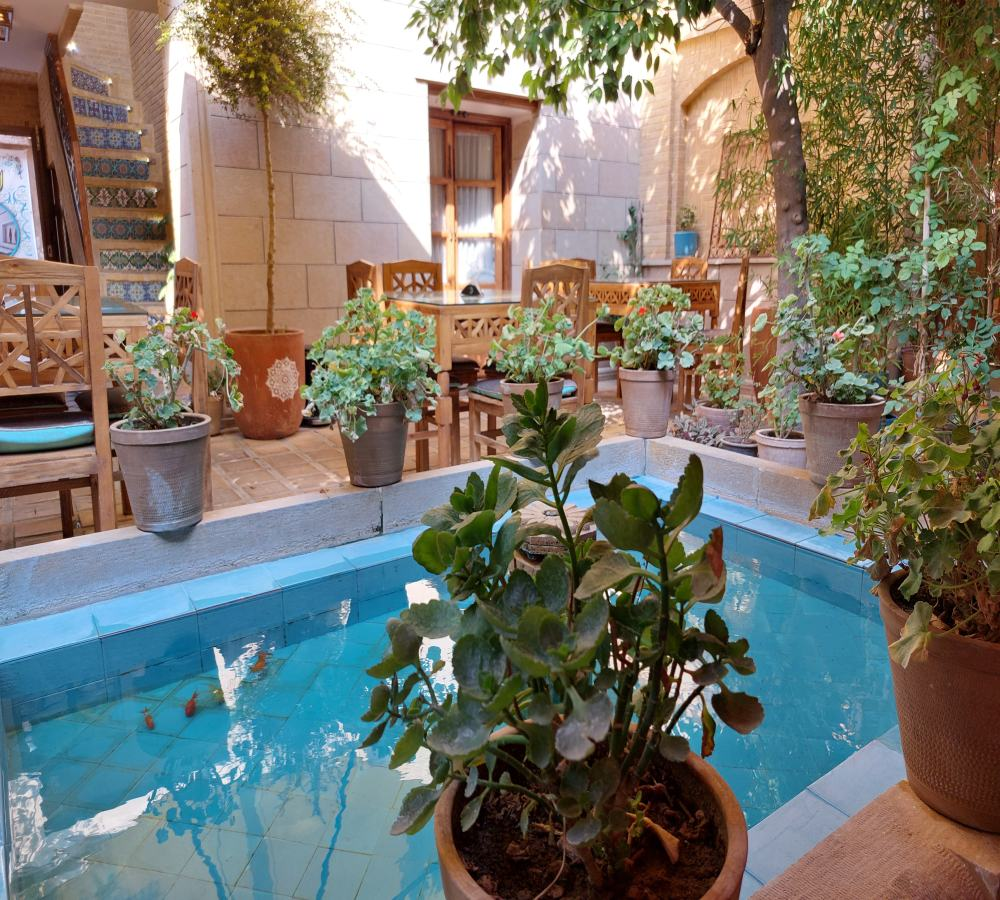
%> input picture cam.jpg, 1000 x 900 px
$ octave new.m   (GNU Octave 9; MATLAB toolbox functions it lacks are replaced by stand-ins)
%> lines starting %> are read from the running program, lines starting %| are printed output that depends on the picture
% پاک‌سازی حافظه و بستن تمامی شکل‌ها
clear;
close all;

% بارگذاری تصویر
original_image = imread('cam.jpg');
%> original_image is the input picture: size 900x1000x3 uint8; mean R, G, B 118.4, 117.7, 107.4

% تبدیل تصویر به سیاه و سفید
gray_image = rgb2gray(original_image);
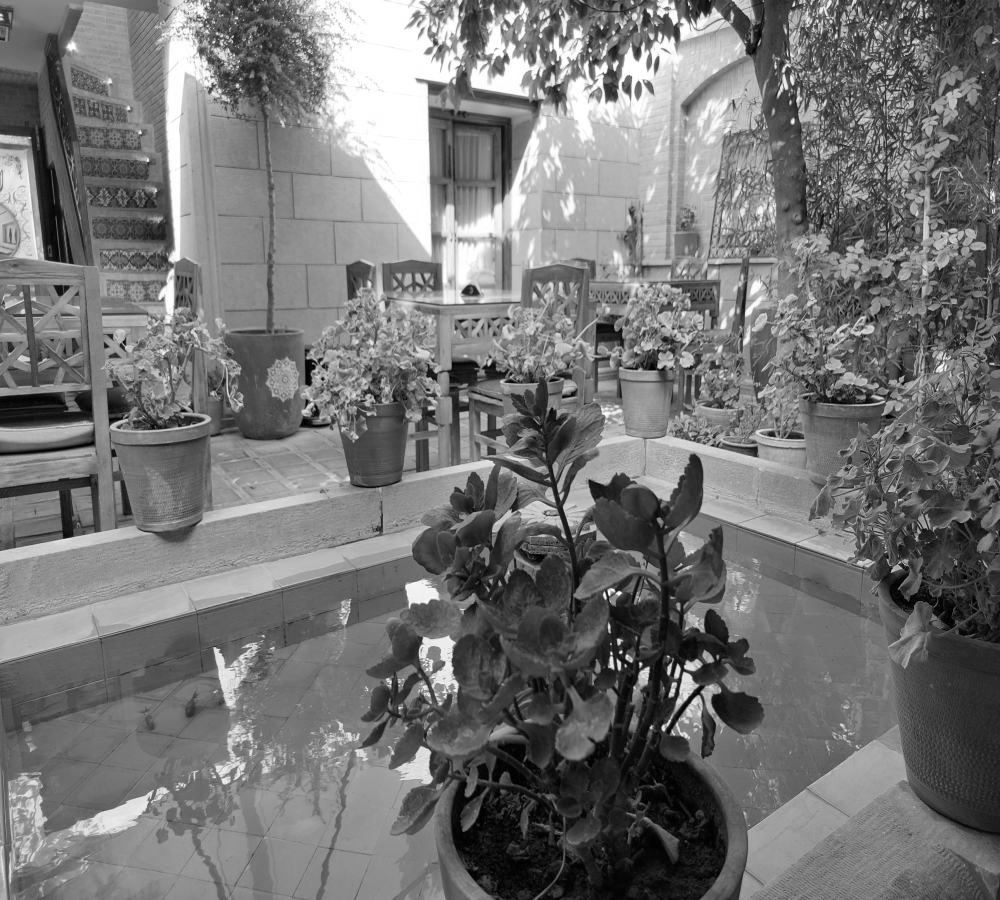
%> gray_image: size 900x1000 uint8; min 0, max 255, mean 116.8

% کاهش اندازه تصویر برای جلوگیری از خطا
gray_image_resized = imresize(gray_image, 0.5);

% اضافه کردن نویز فلفل نمکی با مقدار کم
noisy_image = imnoise(gray_image_resized, 'salt & pepper', 0.02);
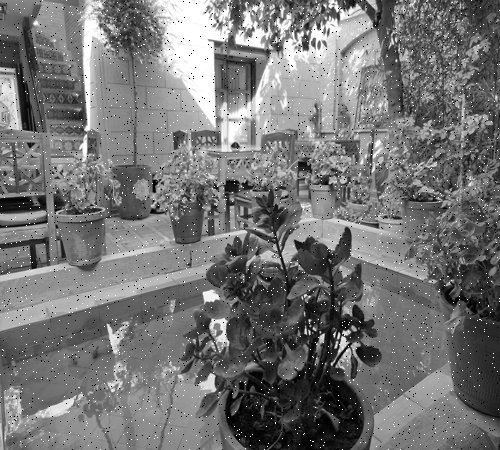
%> noisy_image: size 450x500 uint8; min 0, max 255, mean 116.9

% نمایش تصویر خاکستری و تصویر نویزدار در کنار هم
figure;

subplot(1, 2, 1);
imagesc(gray_image_resized);
colormap gray;
axis image off;
title('Grayscale Image (Resized)');

subplot(1, 2, 2);
imagesc(noisy_image);
colormap gray;
axis image off;
title('Image with Salt & Pepper Noise (Low Amount, Resized)');
